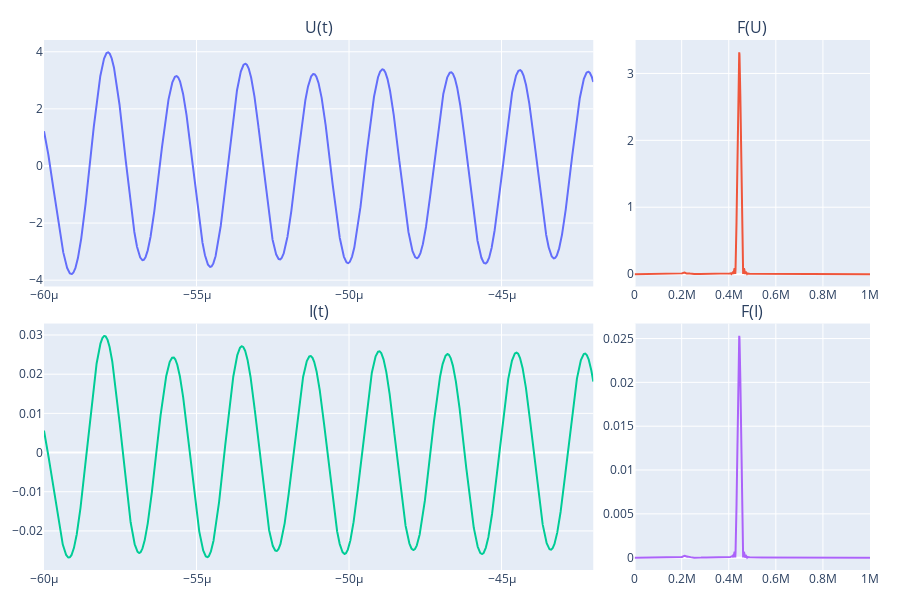

The notebook cell saved with this chart:
### Code cell
t_f, U_f=md.filter_elliptic_bandpass  (t,U,F_peak_calc,230e3,7)
t_f, I_f=md.filter_elliptic_bandpass(t,I,F_peak_calc,230e3,7)

vw.show_I_U_3(t_f,I_f, U_f,0,window)

### Figure 1 — Plotly figure (JSON) as saved in the notebook; plotly's stock layout.template omitted (floating-point values rounded to 4 significant figures; data arrays with more than 128 entries replaced by an {"elided": "..."} marker saying what was removed)
{"data": [{"type": "scatter", "x": {"elided": "11256 float values"}, "xaxis": "x", "y": {"elided": "11256 float values"}, "yaxis": "y"}, {"type": "scatter", "x": {"elided": "6121 float values"}, "xaxis": "x2", "y": {"elided": "6121 float values"}, "yaxis": "y2"}, {"type": "scatter", "x": {"elided": "11256 float values"}, "xaxis": "x3", "y": {"elided": "11256 float values"}, "yaxis": "y3"}, {"type": "scatter", "x": {"elided": "6121 float values"}, "xaxis": "x4", "y": {"elided": "6121 float values"}, "yaxis": "y4"}], "layout": {"annotations": [{"font": {"size": 16}, "showarrow": false, "text": "U(t)", "x": 0.3325, "xanchor": "center", "xref": "paper", "y": 1.0, "yanchor": "bottom", "yref": "paper"}, {"font": {"size": 16}, "showarrow": false, "text": "F(U)", "x": 0.8575, "xanchor": "center", "xref": "paper", "y": 1.0, "yanchor": "bottom", "yref": "paper"}, {"font": {"size": 16}, "showarrow": false, "text": "I(t)", "x": 0.3325, "xanchor": "center", "xref": "paper", "y": 0.465, "yanchor": "bottom", "yref": "paper"}, {"font": {"size": 16}, "showarrow": false, "text": "F(I)", "x": 0.8575, "xanchor": "center", "xref": "paper", "y": 0.465, "yanchor": "bottom", "yref": "paper"}], "height": 600, "margin": {"b": 30, "l": 30, "r": 30, "t": 40}, "showlegend": false, "width": 900, "xaxis": {"anchor": "y", "domain": [0, 0.665]}, "xaxis2": {"anchor": "y2", "domain": [0.715, 1]}, "xaxis3": {"anchor": "y3", "domain": [0, 0.665]}, "xaxis4": {"anchor": "y4", "domain": [0.715, 1]}, "yaxis": {"anchor": "x", "domain": [0.535, 1.0]}, "yaxis2": {"anchor": "x2", "domain": [0.535, 1.0]}, "yaxis3": {"anchor": "x3", "domain": [0, 0.465]}, "yaxis4": {"anchor": "x4", "domain": [0, 0.465]}}}
